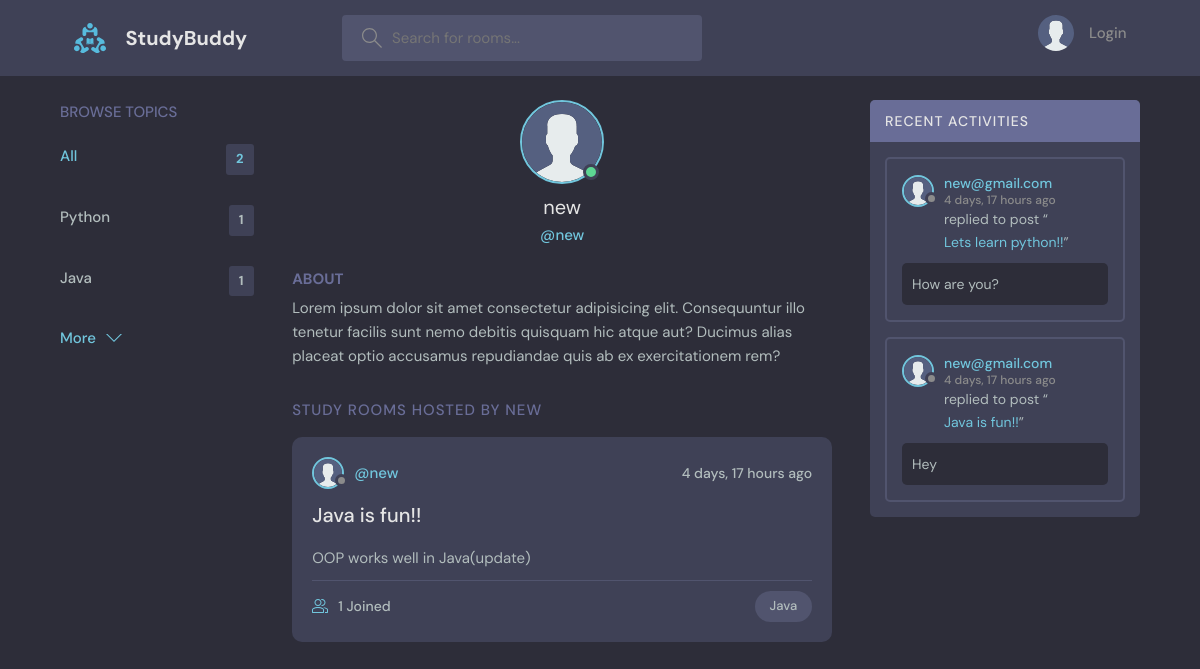
/profile/3, run on an earlier commit of the app's database.
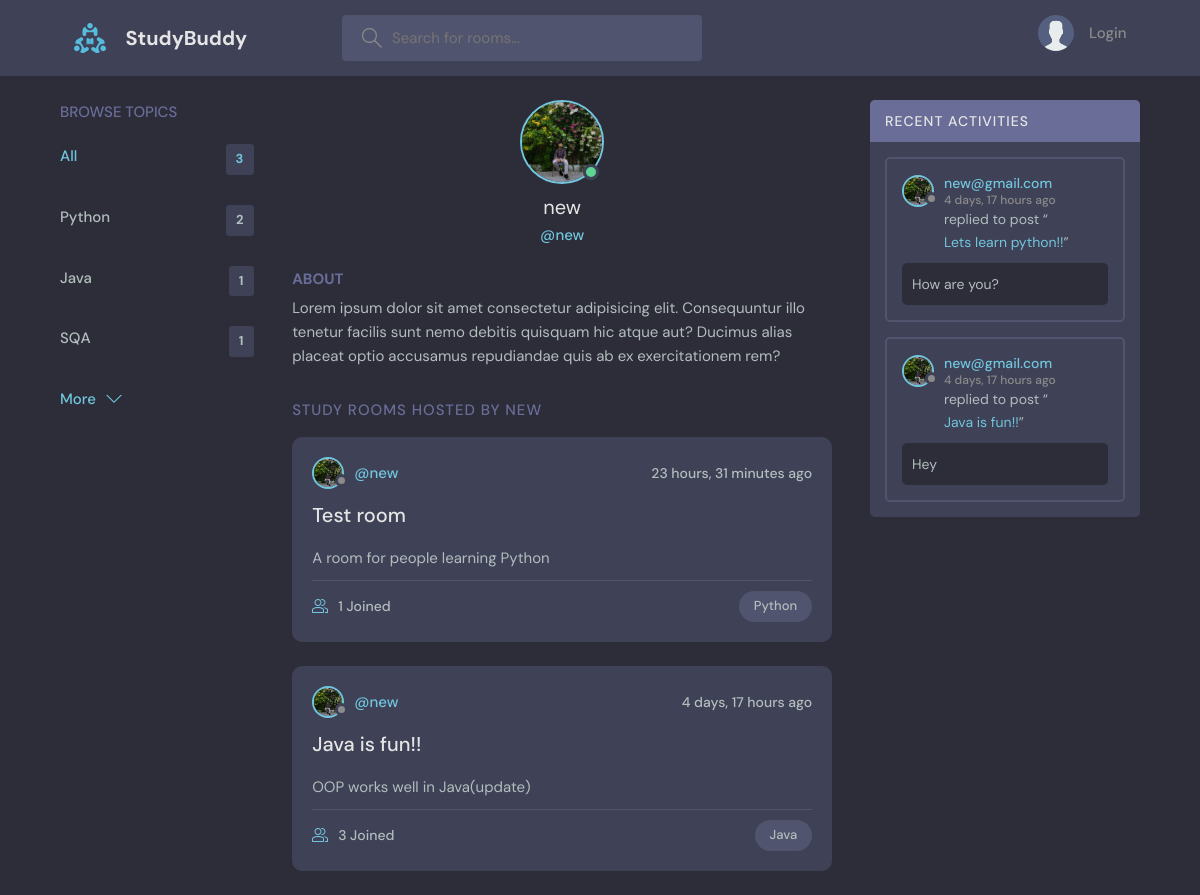
And on a later commit of the database.
### base/models.py (models this page shows, shortened)
class Topic(models.Model):
  name = models.CharField(max_length= 200)

class User(AbstractUser):
  name = models.CharField(max_length= 200, null=True)
  email = models.EmailField(unique=True, null=True)
  bio = models.TextField(null=True)
  avatar= models.ImageField(null=True, default="avatar.svg")
  USERNAME_FIELD = 'email'
  REQUIRED_FIELDS = []

class Room(models.Model):
  host = models.ForeignKey(User, on_delete= models.SET_NULL, null = True)
  topic = models.ForeignKey(Topic, on_delete= models.SET_NULL, null = True)
  name = models.CharField(max_length=200)
  description = models.TextField(null=True, blank=True)
  participants = models.ManyToManyField(User, related_name='participants', blank=True)
  updated = models.DateTimeField(auto_now=True)
  created = models.DateTimeField(auto_now_add = True)
  class Meta:
    ordering = ['-updated', '-created']
  def __str__(self):
    return self.name

class Message(models.Model):
  user = models.ForeignKey(User, on_delete=models.CASCADE)
  room = models.ForeignKey(Room, on_delete= models.CASCADE)
  body = models.TextField()
  updated = models.DateTimeField(auto_now=True)
  created = models.DateTimeField(auto_now_add = True)
  class Meta:
      ordering = ['-updated', '-created']

### base/views.py (the view)
# urls.py: path('profile/<str:pk>', views.userProfile, name="user-profile"),
def userProfile(request, pk):
    user = get_object_or_404(User, id=pk)
    rooms = user.room_set.all()
    room_messages = user.message_set.all()
    topics = Topic.objects.all()
    context = {'user': user, 'rooms': rooms, 'room_messages': room_messages, 'topics': topics}
    return render(request, 'base/profile.html', context)

### base/templates/base/profile.html (shortened to what this page needs)
{% extends 'main.html' %}
{% block content %}
  <main class="profile-page layout layout--3">
    <div class="container">
      {% include 'base/topics_component.html' %}
      <div class="roomList">
        <div class="profile">
          <div class="profile__avatar">
            <div class="avatar avatar--large active">
              <img src="{{user.avatar.url}}" />
            </div>
          </div>
          <div class="profile__info">
            <h3>{{user.username}}</h3>
            <p>@{{user.username}}</p>
          </div>
          <div class="profile__about">
            <h3>About</h3>
            <p>
              Lorem ipsum dolor sit amet consectetur adipisicing elit. Consequuntur illo tenetur
              facilis sunt nemo debitis quisquam hic atque aut? Ducimus alias placeat optio
              accusamus repudiandae quis ab ex exercitationem rem?
            </p>
          </div>
        </div>
        <div class="roomList__header">
          <div>
            <h2>
              Study Rooms Hosted by {{user.username}}
            </h2>
          </div>
        </div>
        {% include 'base/feed_component.html' %}
      </div>
      {% include 'base/activity_component.html' %}
    </div>
  </main>
{% endblock content %}

### templates/main.html (shortened to what this page needs)
<!DOCTYPE html>
{% load static %}
<html lang="en">
<head>
  <link rel="stylesheet" href="{% static 'styles/style.css' %}" />
</head>
<body>
  {% include 'navbar.html' %}
  {% block content %}
  {% endblock %}
</body>
</html>

### templates/navbar.html (shortened to what this page needs)
{% load static %}
<header class="header header--loggedIn">
  <div class="container">
    <a href="{% url 'home' %}" class="header__logo">
      <img src="{% static 'images/logo.svg' %}" />
      <h1>StudyBuddy</h1>
    </a>
    <form class="header__search" method="GET" action="{% url 'home' %}">
      <label>
        <input name="q" placeholder="Search for rooms..." />
      </label>
    </form>
    <nav class="header__menu">
      {% if request.user.is_authenticated %}
      <div class="header__user">
        <a href="{% url 'update-user' %}">
          <div class="avatar avatar--medium active">
            <img src="{{ request.user.avatar.url }}" />
          </div>
          <p>{{ request.user.username }}<span>@{{ request.user.username }}</span></p>
        </a>
        <button class="dropdown-button">
          <svg version="1.1" xmlns="http://www.w3.org/2000/svg" width="32" height="32" viewBox="0 0 32 32">
            <title>chevron-down</title>
            <path d="M16 21l-13-13h-3l16 16 16-16h-3l-13 13z"></path>
          </svg>
        </button>
      </div>
      {% else %}
      <a href="{% url 'login' %}">
        <img src="{% static 'images/avatar.svg' %}" />
        <p>Login</p>
      </a>
      {% endif %}
    </nav>
  </div>
</header>

### base/templates/base/topics_component.html
<div class="topics">
  <div class="topics__header">
    <h2>Browse Topics</h2>
  </div>
  <ul class="topics__list">
    <li>
      <a href="{% url 'home' %}" class="active">All <span>{{topics.count}}</span></a>
    </li>
    {% for topic in topics %}
    <li>
      <a href="{% url 'home' %}?q={{topic.name}}">{{topic.name}} <span>{{topic.room_set.all.count}}</span></a>
    </li>
    {% endfor %}
  </ul>
  <a class="btn btn--link" href="{% url 'topics' %}">
    More
    <svg version="1.1" xmlns="http://www.w3.org/2000/svg" width="32" height="32" viewBox="0 0 32 32">
      <title>chevron-down</title>
      <path d="M16 21l-13-13h-3l16 16 16-16h-3l-13 13z"></path>
    </svg>
  </a>
</div>

### base/templates/base/feed_component.html (shortened to what this page needs)
{% for room in rooms %}
<div class="roomListRoom">
  <div class="roomListRoom__header">
    <a href="{% url 'user-profile' room.host.id %}" class="roomListRoom__author">
      <div class="avatar avatar--small">
        <img src="{{room.host.avatar.url}}" />
      </div>
      <span>@{{room.host.username}}</span>
    </a>
    <div class="roomListRoom__actions">
      <span>{{room.created|timesince}} ago</span>
    </div>
  </div>
  <div class="roomListRoom__content">
    <a href="{% url 'room' room.id %}">{{room.name}}</a>
    <p>
      {{room.description}}
    </p>
  </div>
  <div class="roomListRoom__meta">
    <a href="{% url 'room' room.id %}" class="roomListRoom__joined">
      {{room.participants.all.count}} Joined
    </a>
    <p class="roomListRoom__topic">{{room.topic.name}}</p>
  </div>
</div>
{% endfor %}

### base/templates/base/activity_component.html (shortened to what this page needs)
<div class="activities">
  <div class="activities__header">
    <h2>Recent Activities</h2>
  </div>
  {% for message in room_messages %}
  <div class="activities__box">
    <div class="activities__boxHeader roomListRoom__header">
      <a href="{% url 'user-profile' message.user.id %}" class="roomListRoom__author">
        <div class="avatar avatar--small">
          <img src="{{message.user.avatar.url}}" />
        </div>
        <p>
          {{ message.user }}
          <span>{{message.created|timesince}} ago</span>
        </p>
      </a>
    </div>
    <div class="activities__boxContent">
      <p>replied to post “<a href="{% url 'room' message.room.id %}">{{message.room}}</a>”</p>
      <div class="activities__boxRoomContent">
        {{message.body}}
      </div>
    </div>
  </div>
  {% endfor %}
</div>

What changed in the data, as far as the page shows it:
computed for Topic "Python": room_set.all.count "1" → "2"
added Topic: name "SQA", room_set.all.count "1"
changed User "new": avatar: picture added in place of a placeholder
added Room: host.avatar (picture), host.username "new", created "23 hours, 31 minutes", name "Test room", description "A room for people learning Python", participants.all.count "1", topic.name "Python"
changed through a linked row, Room "Java is fun!!": host.avatar: picture added in place of a placeholder; participants.all.count "1" → "3"
changed through a linked row, Message "How are you?": user.avatar: picture added in place of a placeholder
changed through a linked row, Message "Hey": user.avatar: picture added in place of a placeholder
Also different on the page:
{{ topics.count }}: "2" → "3"
